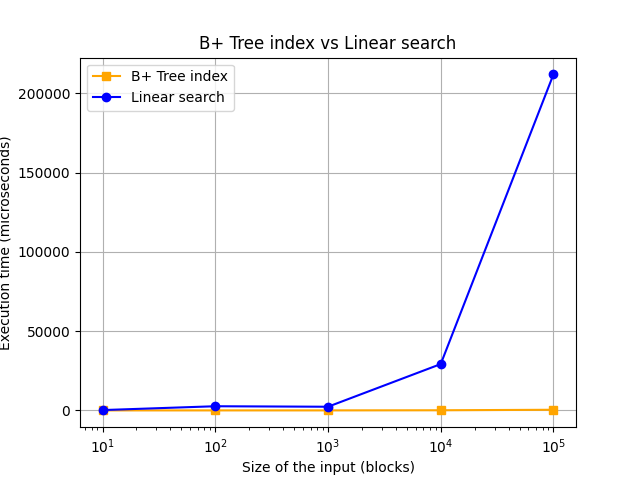

The Python source for this figure:
import matplotlib.pyplot as plt
import numpy as np

# N = 10 
# B+ tree time: 1 microseconds
# Linear search time: 205 microseconds
# N = 100
# B+ tree time: 3 microseconds
# Linear search time: 2625 microseconds
# N = 1000
# B+ tree time: 9 microseconds
# Linear search time: 2308 microseconds
# N = 10000
# B+ tree time: 84 microseconds
# Linear search time: 29229 microseconds
# N = 100000
# B+ tree time: 405 microseconds
# Linear search time: 211980 microseconds


# Linear search
x1 = np.array([10, 100, 1000, 10000, 100000])
y1 = np.array([1, 3, 9, 84, 405])

# B+ tree time table
x2 = np.array([10, 100, 1000, 10000, 100000])
y2 = np.array([205, 2625, 2308, 29229, 211980])

plt.xscale("log")

plt.title("B+ Tree index vs Linear search")
plt.xlabel("Size of the input (blocks)")
plt.ylabel("Execution time (microseconds)")

plt.plot(x1, y1, marker = 's', color = 'orange')
plt.plot(x2, y2, marker = 'o', color = 'blue')

plt.legend(["B+ Tree index", "Linear search"])

plt.grid()
plt.savefig('chart2.png') 